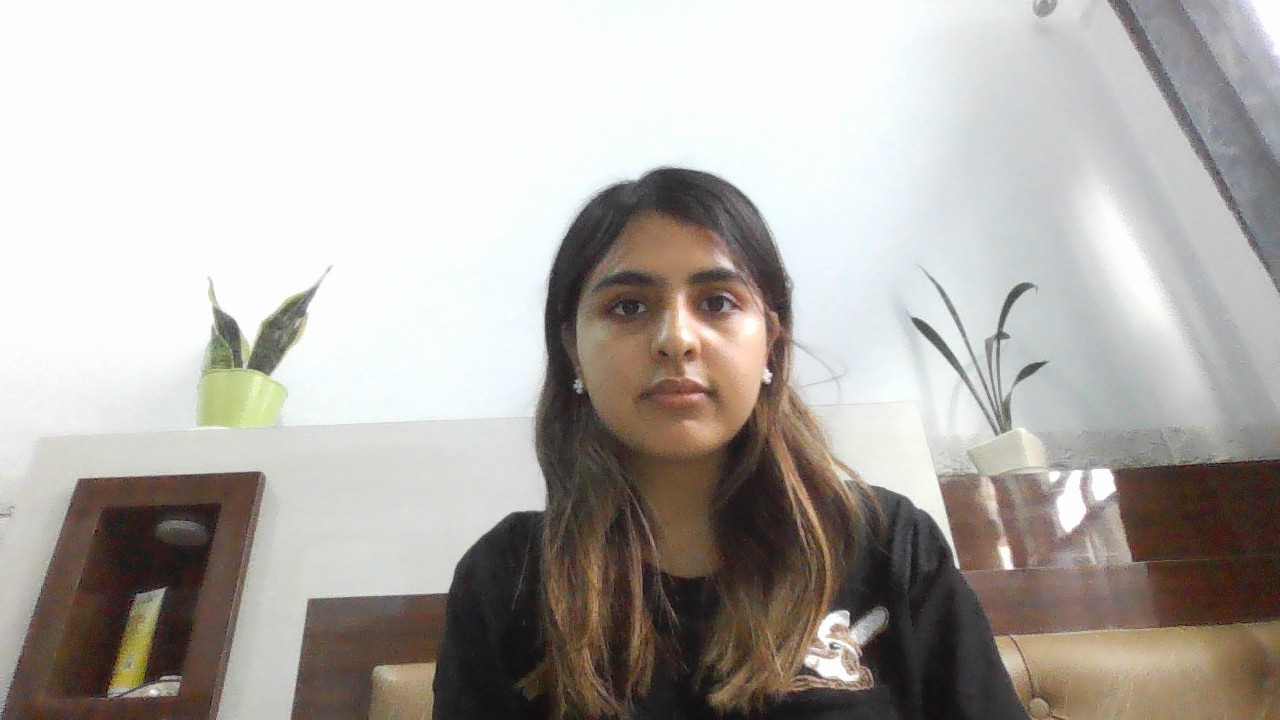
#> input picture v2/temp_uploads/WIN_20240822_18_01_56_Pro.jpg, 1280 x 720 px, given in place of the camera
$ python FaceDetect.py
#> lines starting #> are read from the running program, lines starting #| are printed output that depends on the picture; after the words box and inside, x2 and y2 are one past the last pixel; in counts of white or black regions, pixels touching at a corner belong together; long printed decimals are rounded
import os
import numpy as np
import cv2
import json

# Constants
cascPathface = os.path.dirname(cv2.__file__) + "/data/haarcascade_frontalface_default.xml"
FACE_DB = "faces"
scalefactor = 1.1
minneighbors = 7
cropped_face_location = "cropped_faces.npy"
cropped_label_location = "cropped_labels.npy"
RECOGNITION_THRESHOLD = 90

# Initialize face detector and recognizer globally
face_detector = cv2.CascadeClassifier(cascPathface)
face_recognizer = None  # Will be initialized later

def train(cropped_face_location, cropped_label_location):
    """Train the face recognizer using saved face data"""
#> called with cropped_face_location = 'cropped_faces.npy', cropped_label_location = 'cropped_labels.npy'
    global face_recognizer  # Use global variable

    try:
        if not os.path.exists(cropped_face_location) or not os.path.exists(cropped_label_location):
            print("Training files not found. Please add face images and run face_processing first.")
            return None

        train_faces = np.load(cropped_face_location, allow_pickle=True)
#> (reads v2.1/cropped_faces.npy from the repository)
        train_labels = np.load(cropped_label_location, allow_pickle=True)
#> (reads v2.1/cropped_labels.npy from the repository)

        if len(train_faces) == 0:
            print("No training faces found")
            return None

        # Convert labels to int32
        train_labels = np.array(train_labels, dtype=np.int32)

        # Create recognizer with adjusted parameters
        face_recognizer = cv2.face.LBPHFaceRecognizer_create(
            radius=1,
            neighbors=8,
            grid_x=8,
            grid_y=8
        )

        # Normalize training faces
        normalized_faces = []
        for face in train_faces:
            if face is not None and face.size > 0:
                face = cv2.resize(face, (100, 100))
                face = cv2.equalizeHist(face)
                normalized_faces.append(face)

        if normalized_faces:
            face_recognizer.train(np.array(normalized_faces), train_labels)
            print(f"Face recognizer trained successfully with {len(normalized_faces)} faces")
            return face_recognizer
        else:
            print("No valid faces for training")
            return None

    except Exception as e:
        print(f"Training error: {e}")
        return None

def load(ls):
    """Create and save face labels dictionary"""
    dct = {}
    for i in ls:
        dct[ls.index(i)] = i
    with open("FaceLabels.json", 'w') as f:
        json.dump(dct, f, indent=4)

def getFaceLabel(ind):
    """Get face label from saved dictionary"""
    try:
        with open("FaceLabels.json", "r") as f:
            dct = json.load(f)
        return dct[str(ind)]
    except:
        return 'Unknown'

def face_processing():
    """Process faces and save training data"""
    train_faces = []
    train_label = []

    try:
        LIST_OF_PEOPLE = [x for x in os.listdir(FACE_DB) if not x.startswith('.')]
        if not LIST_OF_PEOPLE:
            print("No people found in faces directory")
            return

        print(f"Processing faces for {len(LIST_OF_PEOPLE)} people")
        load(LIST_OF_PEOPLE)

        for index, person_folder in enumerate(LIST_OF_PEOPLE):
            person_dir = os.path.join(FACE_DB, person_folder)
            print(f"Processing {person_folder}")

            for face_file in os.listdir(person_dir):
                try:
                    image_path = os.path.join(FACE_DB, person_folder, face_file)
                    image = cv2.imread(image_path)
                    if image is None:
                        continue

                    gray = cv2.cvtColor(image, cv2.COLOR_BGR2GRAY)
                    gray = cv2.equalizeHist(gray)  # Enhance contrast

                    faces = face_detector.detectMultiScale(
                        gray,
                        scaleFactor=scalefactor,
                        minNeighbors=minneighbors,
                        minSize=(30, 30)
                    )

                    for face in faces:
                        left, top, width, height = face
                        face_roi = gray[top:top+height, left:left+width]
                        face_roi = cv2.resize(face_roi, (100, 100))
                        face_roi = cv2.equalizeHist(face_roi)
                        train_faces.append(face_roi)
                        train_label.append(index)
                        print(f"Added face for {person_folder}")

                except Exception as e:
                    print(f"Error processing {face_file}: {e}")
                    continue

        if train_faces:
            print(f"Saving {len(train_faces)} faces for training")
            np.save(cropped_face_location, np.array(train_faces), allow_pickle=True)
            np.save(cropped_label_location, np.array(train_label), allow_pickle=True)
            print("Training data saved successfully")
        else:
            print("No faces found for training")

    except Exception as e:
        print(f"Face processing error: {e}")

def recog(cropped_face, threshold):
    """Recognize a face and return name"""
    global face_recognizer  # Use global variable

    try:
        if face_recognizer is None:
            print("Face recognizer not initialized. Training now...")
            face_recognizer = train(cropped_face_location, cropped_label_location)
            if face_recognizer is None:
                return "Unknown", threshold

        if cropped_face is None or cropped_face.size == 0:
            return "Unknown", threshold

        # Preprocess face
        cropped_face = cv2.resize(cropped_face, (100, 100))
        cropped_face = cv2.equalizeHist(cropped_face)

        # Get prediction
        label, confidence = face_recognizer.predict(cropped_face)
        print(f"Prediction: Label={label}, Confidence={confidence}")

        if confidence < threshold:
            name = getFaceLabel(label)
            print(f"Recognized as {name}")
            return name, confidence
        else:
            print(f"Unknown face (confidence too high: {confidence})")
            return "Unknown", confidence

    except Exception as e:
        print(f"Recognition error: {e}")
        if face_recognizer is None:
            print("Attempting to retrain face recognizer...")
            face_recognizer = train(cropped_face_location, cropped_label_location)
        return "Unknown", threshold

# Initialize face recognition system
print("Initializing face recognition system...")
face_processing()
face_recognizer = train(cropped_face_location, cropped_label_location)

if face_recognizer is None:
    print("Initial face recognizer training failed. Will attempt to train when needed.")
else:
    print("Face recognition system ready")

if __name__ == "__main__":
    cap = cv2.VideoCapture(0)
    while True:
        ret, frame = cap.read()
#> frame is the input picture: shape (720, 1280, 3); mean B, G, R 168.9, 173.7, 178.4
        if not ret:
            break

        frame = cv2.flip(frame, 1)
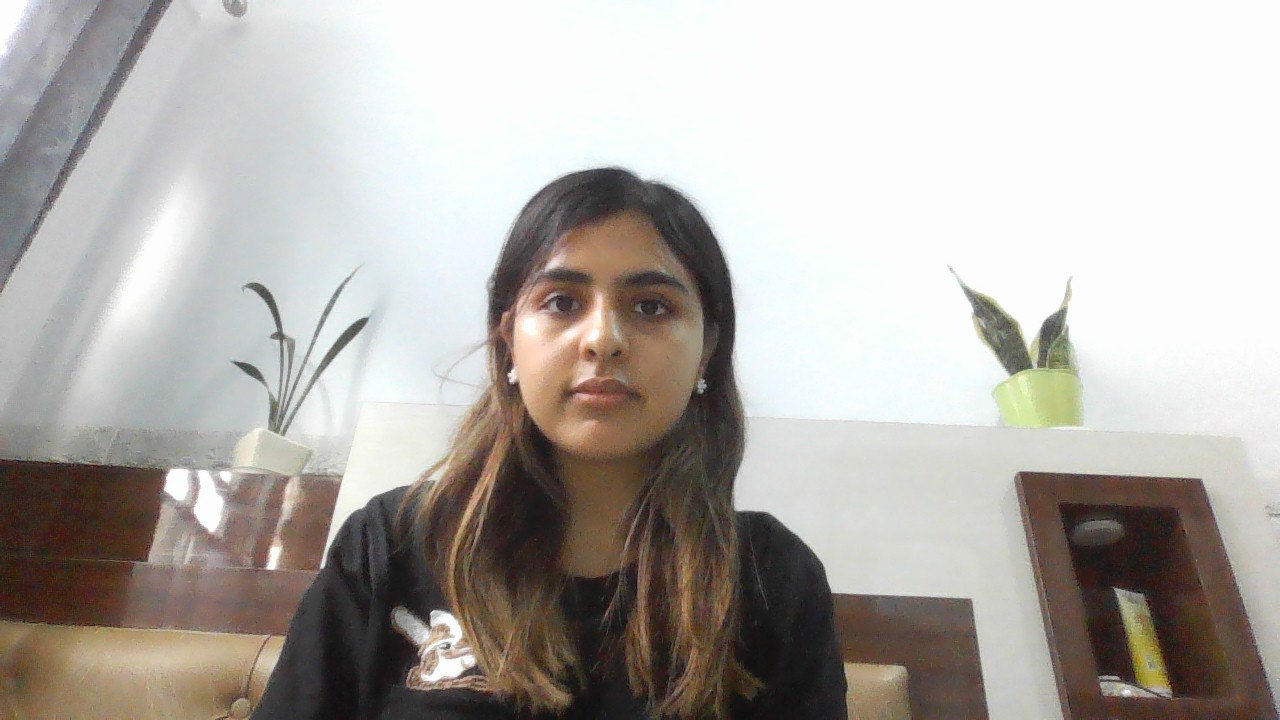
#> frame: shape (720, 1280, 3); mean B, G, R 168.9, 173.7, 178.4
        gray = cv2.cvtColor(frame, cv2.COLOR_BGR2GRAY)
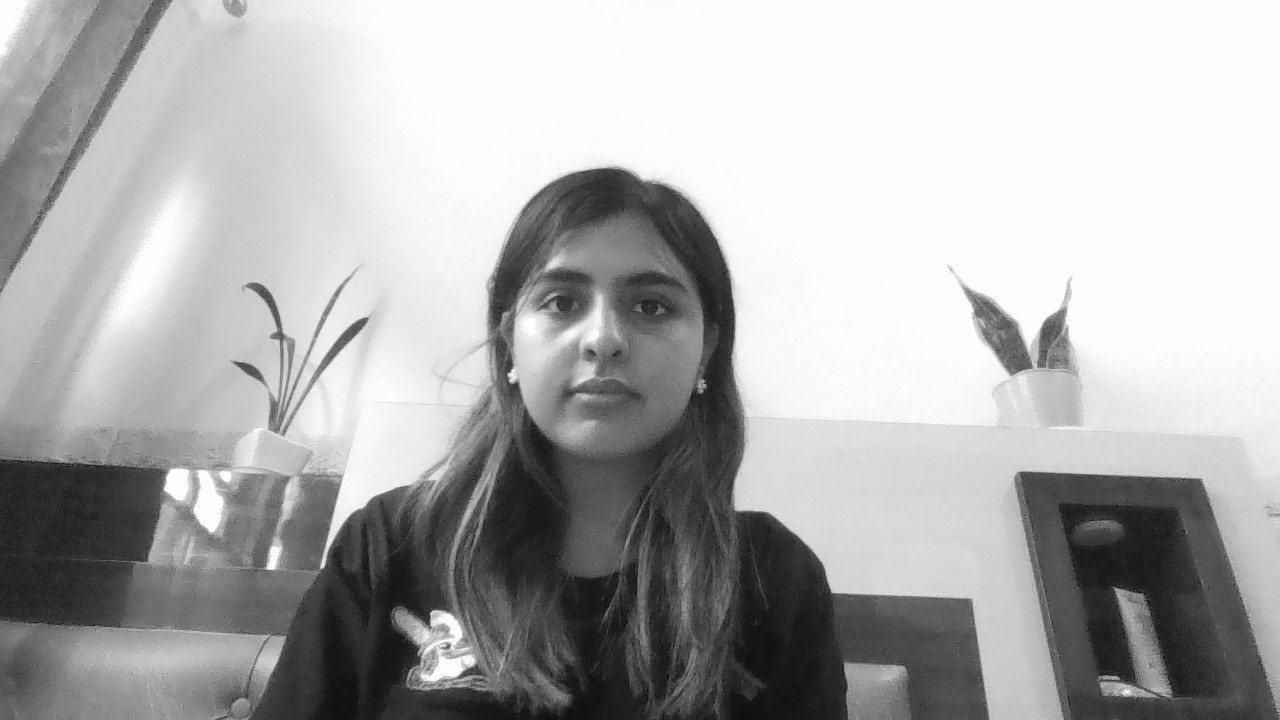
#> gray: shape (720, 1280); min 5, max 255, mean 174.6

        faces = face_detector.detectMultiScale(
            gray,
            scaleFactor=scalefactor,
            minNeighbors=minneighbors
        )
#> faces = [[485, 209, 240, 240]]

        for (x, y, w, h) in faces:
            face_roi = gray[y:y+h, x:x+w]
            name, conf = recog(face_roi, RECOGNITION_THRESHOLD)

            cv2.rectangle(frame, (x, y), (x+w, y+h), (0, 255, 0), 2)
            cv2.putText(frame, name, (x, y-10),
                       cv2.FONT_HERSHEY_SIMPLEX, 0.9, (0, 255, 0), 2)
#> this loop made 1 pass
#> (x, y, w, h, label in recog, confidence in recog, name, conf) on pass 1: (485, 209, 240, 240, 0, 93.69, 'Unknown', 93.69)
#| Prediction: Label=0, Confidence=93.694
#| Unknown face (confidence too high: 93.694)
#> pass 1, `face_roi = gray[y:y+h, x:x+w]`:
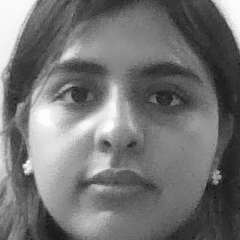
#> face_roi: shape (240, 240); min 18, max 255, mean 115.4
#> pass 1, in recog, `cropped_face = cv2.resize(cropped_face, (100, 100))`:
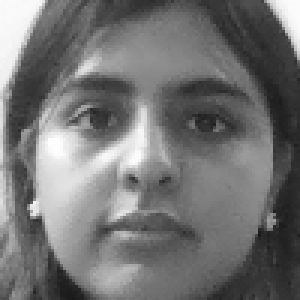
#> cropped_face: shape (100, 100) (shown 3 times larger); min 25, max 254, mean 115.2
#> pass 1, in recog, `cropped_face = cv2.equalizeHist(cropped_face)`:
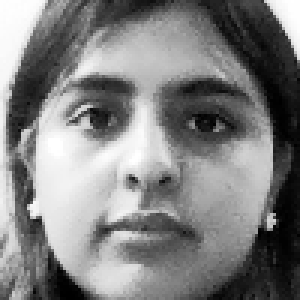
#> cropped_face: shape (100, 100) (shown 3 times larger); min 0, max 255, mean 128.3
#> after the loop:
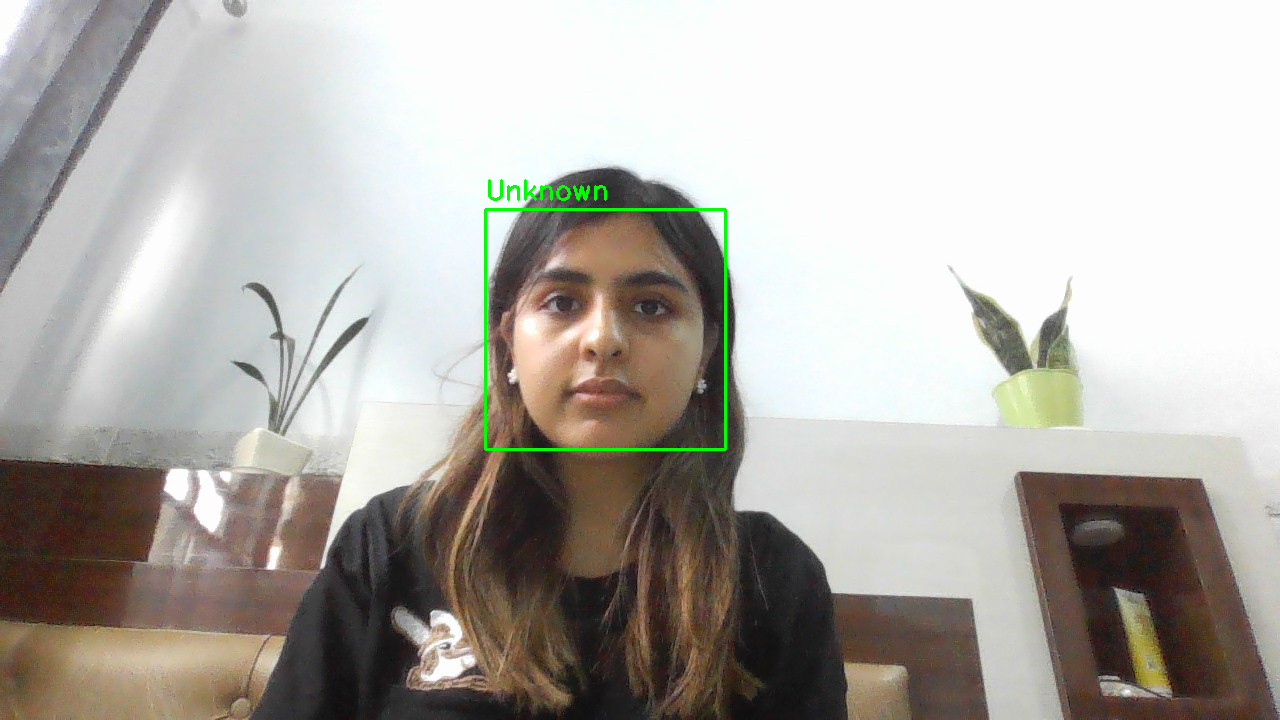
#> frame: shape (720, 1280, 3); 0.4% of pixels changed, all inside (x1, y1, x2, y2) = (484, 179, 727, 451)

        cv2.imshow('Face Recognition', frame)
        if cv2.waitKey(1) & 0xFF == ord('q'):
#> (key q is pressed here)
            break

    cap.release()
    cv2.destroyAllWindows()
